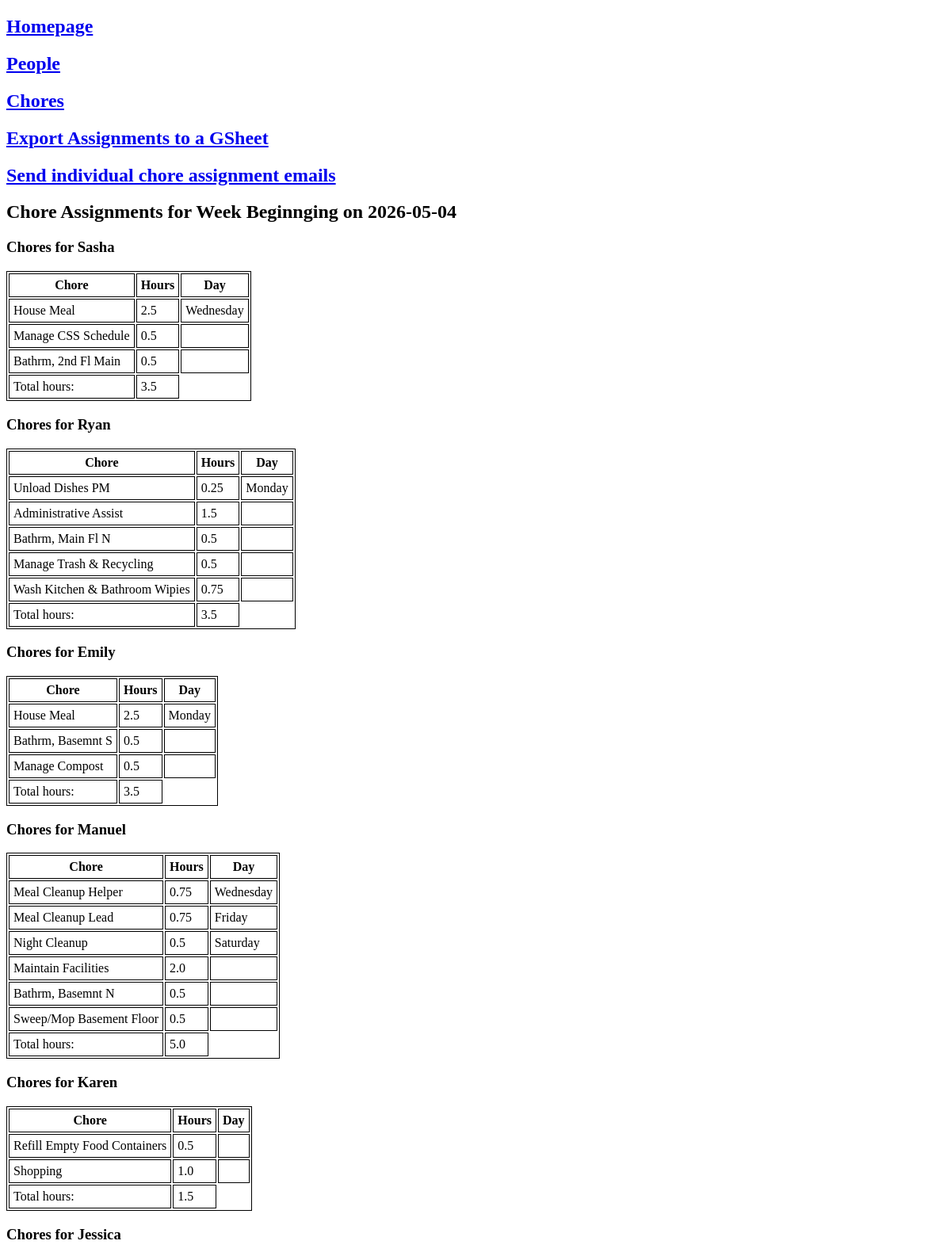
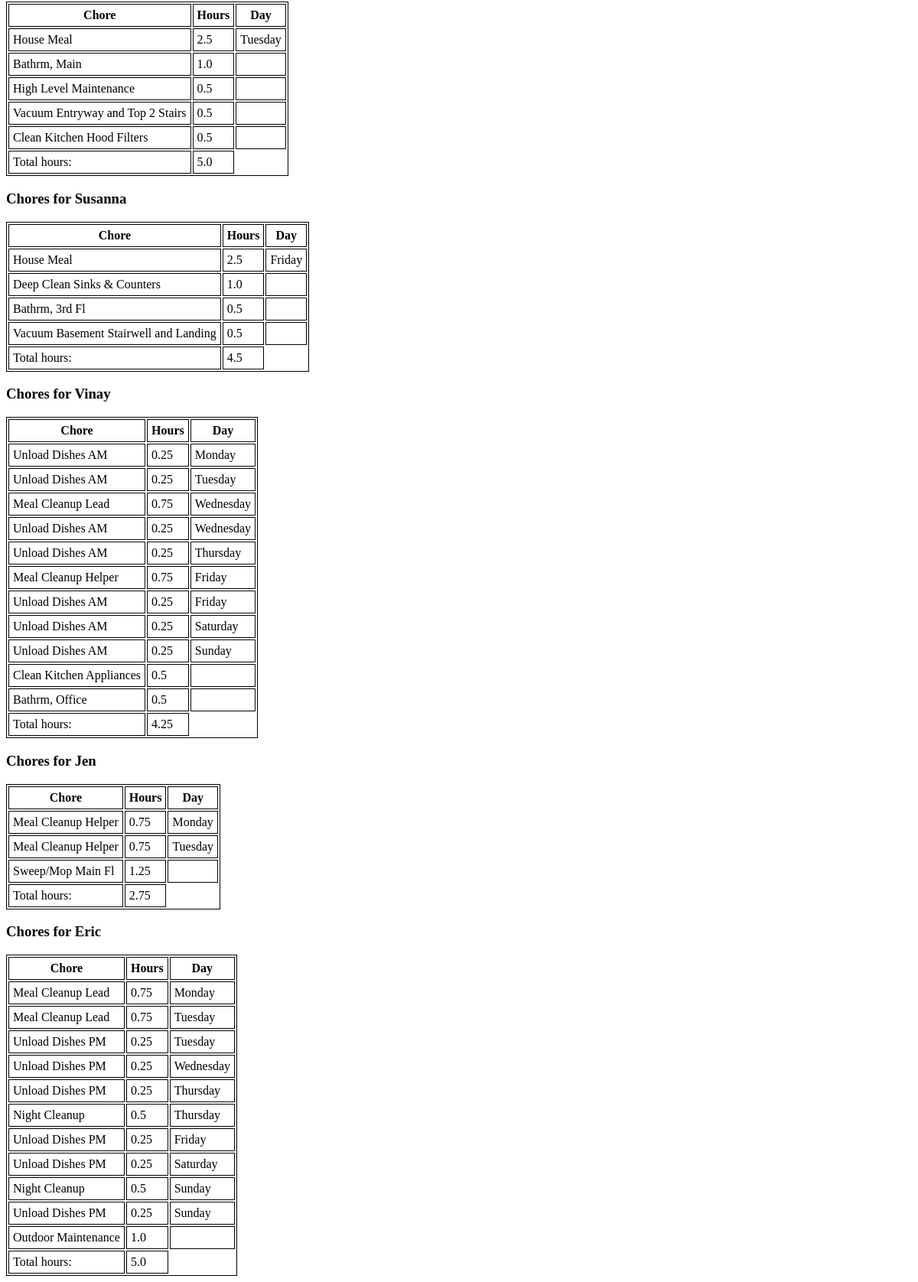
The page /assignment/2026-05-04 on the database its author committed (2 pictures, top to bottom).
### tables this page shows
CREATE TABLE "people" (
"id" INTEGER,
  "first_name" TEXT,
  "last_name" TEXT,
  "load_fraction" REAL,
  "parent" INTEGER,
  "active" INTEGER,
  "email" TEXT
);

CREATE TABLE "daily_tasks" (
"id" INTEGER,
  "task" TEXT,
  "category" TEXT,
  "description" TEXT,
  "duration_hours" REAL
);

CREATE TABLE "weekly_tasks" (
"id" INTEGER,
  "task" TEXT,
  "category" TEXT,
  "description" TEXT,
  "duration_hours" REAL
);

CREATE TABLE "occasional_tasks" (
"id" INTEGER,
  "task" TEXT,
  "category" TEXT,
  "description" TEXT,
  "duration_hours" REAL,
  "frequency_weeks" REAL
);

### chore_chart.py (the view)
@app.route("/assignment/<monday>")
def display_assignment(monday):
    chores = assemble_assignments(monday)
    return render_template("assignment.html", monday=monday, chores=chores)

### templates/assignment.html (shortened to what this page needs)
<!doctype html>
<html>
<head>
  <link rel="stylesheet" href="{{ url_for('static', filename='style.css') }}">
</head>
<body>
  <h2><a href="/">Homepage</a></h2>
  <h2><a href="/people">People</a></h2>
  <h2><a href="/tasks">Chores</a></h2>
  <h2><a href="{{ url_for('make_gsheet', monday = monday) }}">Export
  Assignments to a GSheet</a></h2>
  <h2><a href="{{ url_for('send_chore_emails', monday = monday) }}">
  Send individual chore assignment emails</a></h2>
  <h2>Chore Assignments for Week Beginnging on {{monday}}</h2>
  {% for name, person_chores in chores.items() %}
  <h3>Chores for {{name}}</h3>
  <table>
    <tr>
      <th>Chore</th>
      <th>Hours</th>
      <th>Day</th>
    </tr>
    {% for chore in person_chores.itertuples() %}
    <tr>
      <td>{{chore.task}}</td>
      <td>{{chore.duration_hours}}</td>
      <td>{{chore.weekday}}</td>
    </tr>
    {% endfor %}
    <tr>
      <td>Total hours:</td>
      <td>{{person_chores.duration_hours.sum()}}</td>
    </tr>
  </table>
  {% endfor %}
</body>
</html>

### static/style.css (style rules this page uses)
table, th, td { border: 1px solid; }
th, td { padding: 5px; }

### rows shown on the page
people: first_name "Sasha", duration_hours.sum "3.5"
daily_tasks: task "House Meal", duration_hours "2.5", weekday "Wednesday", weekday "Monday", weekday "Tuesday", weekday "Friday"
weekly_tasks: task "Manage CSS Schedule", duration_hours "0.5"
weekly_tasks: task "Bathrm, 2nd Fl Main", duration_hours "0.5"
people: first_name "Ryan", duration_hours.sum "3.5"
daily_tasks: task "Unload Dishes PM", duration_hours "0.25", weekday "Monday", weekday "Tuesday", weekday "Wednesday", weekday "Thursday", weekday "Friday", weekday "Saturday", weekday "Sunday"
weekly_tasks: task "Administrative Assist", duration_hours "1.5"
weekly_tasks: task "Bathrm, Main Fl N", duration_hours "0.5"
weekly_tasks: task "Manage Trash & Recycling", duration_hours "0.5"
weekly_tasks: task "Wash Kitchen & Bathroom Wipies", duration_hours "0.75"
people: first_name "Emily", duration_hours.sum "3.5"
weekly_tasks: task "Bathrm, Basemnt S", duration_hours "0.5"
weekly_tasks: task "Manage Compost", duration_hours "0.5"
people: first_name "Manuel", duration_hours.sum "5.0"
daily_tasks: task "Meal Cleanup Helper", duration_hours "0.75", weekday "Wednesday", weekday "Friday", weekday "Monday", weekday "Tuesday"
daily_tasks: task "Meal Cleanup Lead", duration_hours "0.75", weekday "Friday", weekday "Wednesday", weekday "Monday", weekday "Tuesday"
daily_tasks: task "Night Cleanup", duration_hours "0.5", weekday "Saturday", weekday "Thursday", weekday "Sunday"
weekly_tasks: task "Maintain Facilities", duration_hours "2.0"
weekly_tasks: task "Bathrm, Basemnt N", duration_hours "0.5"
occasional_tasks: task "Sweep/Mop Basement Floor", duration_hours "0.5"
people: first_name "Karen", duration_hours.sum "1.5"
weekly_tasks: task "Refill Empty Food Containers", duration_hours "0.5"
weekly_tasks: task "Shopping", duration_hours "1.0"
people: first_name "Jessica", duration_hours.sum "5.0"
weekly_tasks: task "Bathrm, Main", duration_hours "1.0"
weekly_tasks: task "High Level Maintenance", duration_hours "0.5"
occasional_tasks: task "Vacuum Entryway and Top 2 Stairs", duration_hours "0.5"
occasional_tasks: task "Clean Kitchen Hood Filters", duration_hours "0.5"
people: first_name "Susanna", duration_hours.sum "4.5"
weekly_tasks: task "Deep Clean Sinks & Counters", duration_hours "1.0"
weekly_tasks: task "Bathrm, 3rd Fl", duration_hours "0.5"
occasional_tasks: task "Vacuum Basement Stairwell and Landing", duration_hours "0.5"
people: first_name "Vinay", duration_hours.sum "4.25"
daily_tasks: task "Unload Dishes AM", duration_hours "0.25", weekday "Monday", weekday "Tuesday", weekday "Wednesday", weekday "Thursday", weekday "Friday", weekday "Saturday", weekday "Sunday"
weekly_tasks: task "Clean Kitchen Appliances", duration_hours "0.5"
weekly_tasks: task "Bathrm, Office", duration_hours "0.5"
people: first_name "Jen", duration_hours.sum "2.75"
weekly_tasks: task "Sweep/Mop Main Fl", duration_hours "1.25"
people: first_name "Eric", duration_hours.sum "5.0"
weekly_tasks: task "Outdoor Maintenance", duration_hours "1.0"

### other values the page prints
{{ monday }} "2026-05-04"
